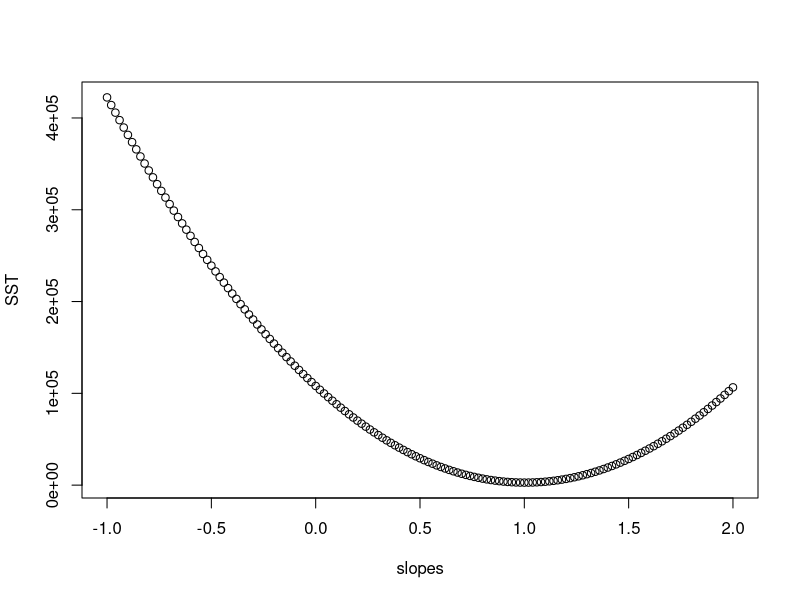

Source code (R):
beta1=2;beta2=1; sigma=10; sampleSize= 30
x=sample(seq(from=1,to=100,by=0.01),size=sampleSize)

# data generation
df<-data.frame(x=x,y=beta1 + beta2*x + rnorm(n=length(x),mean=0,sd=sigma))
fit<- lm(y ~ x, data=df)
df$yhat <- fitted(fit)
TotalSS = sum((df$yhat- df$y)^2)
slope = fit$coefficients[2]

TotalSS = sum((beta1 + -1*df$x- df$y)^2)


slopes = seq(from=-1.0,to=2.0, by=0.02)
SST=sapply(slopes, function(b){
  sum((beta1 + b*df$x- df$y)^2)
  })

plot(x=slopes,y=SST)